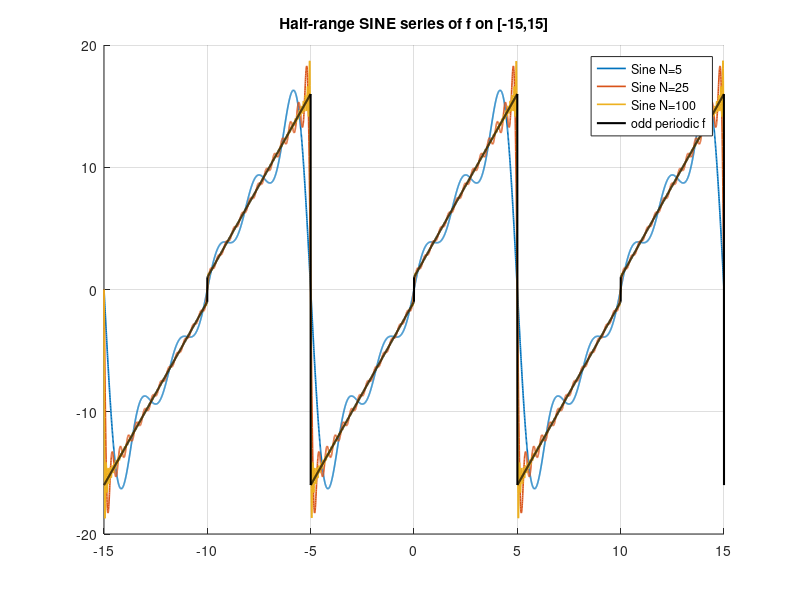
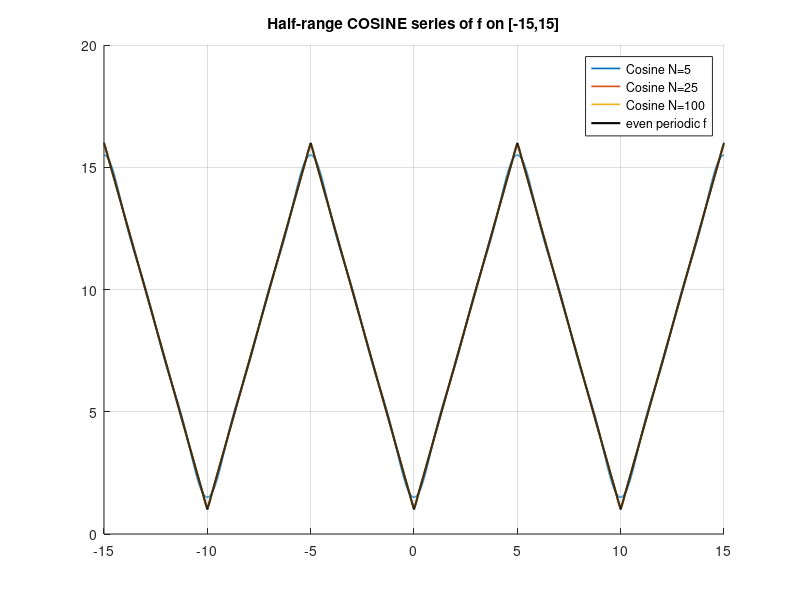

MATLAB code to generate these figures, in order: (Note: this script raises an error after producing the figures.)
%% Problem 3.3.1  f(x)=1+3x on 0<x<5
clear; clc; close all
L = 5;  T = 2*L; % period 10
xs = linspace(-15,15,6000);

% odd (sine) extension:
y = mod(xs+L,T) - L; % map to (-L, L]
f_odd  = (y>0).*(1+3*y) + (y<0).*(3*y-1);  % at y=0 or +/-L the series -> 0
f_even = 1 + 3*abs(y); % even (cosine) extension


% Half-range sine: f(x) ~ sum_{n>=1} b_n sin(n*pi*x/L) on (0,L)
% b_n = (2/(n*pi))*(1 - 16*(-1)^n)
bs = @(n) (2./(n*pi)).*(1 - 16*(-1).^n);

% Half-range cosine: f(x) ~ a0/2 + sum a_n cos(n*pi*x/L) on (0,L)
% a0 = (2/L)int_0^L (1+3x) dx = 17
% a_n = 30*((-1)^n - 1)/(n^2*pi^2) -> = -60/(n^2*pi^2) for n odd, 0 for n even
a0 = 17;
ac = @(n) 30*((-1).^n - 1)./( (n.^2)*(pi^2) );

% partial sums and plots
Ns = [5 25 100];

% Sine series
figure; hold on
for N = Ns
    S = zeros(size(xs));
    for n = 1:N
        S = S + bs(n)*sin(n*pi*xs/L);
    end
    plot(xs,S,'LineWidth',1.2,'DisplayName',sprintf('Sine N=%d',N));
end
plot(xs,f_odd,'k','LineWidth',1.5,'DisplayName','odd periodic f');
title('Half-range SINE series of f on [-15,15]'); grid on; legend show

% Cosine series
figure; hold on
for N = Ns
    C = (a0/2)*ones(size(xs));
    for n = 1:N
        C = C + ac(n)*cos(n*pi*xs/L);
    end
    plot(xs,C,'LineWidth',1.2,'DisplayName',sprintf('Cosine N=%d',N));
end
plot(xs,f_even,'k','LineWidth',1.5,'DisplayName','even periodic f');
title('Half-range COSINE series of f on [-15,15]'); grid on; legend show

%% (c) and (d)
pts = [5 9 22 101];

% helper that returns value of odd/even periodic extensions at points,
% with the convention: at y=0 or +/- L the odd series -> 0; even series -> 1+3*|+/- L| = 16
wrap = @(x) mod(x+L,T)-L;
ypts = wrap(pts);

sine_vals   = (ypts==0 | abs(ypts)==L).*0 + ... % endpoints -> 0
              (ypts>0).*(1+3*ypts) + (ypts<0).*(3*ypts-1);

cosine_vals = 1 + 3*abs(ypts); % endpoints -> 16

disp(table(pts.', ypts.', sine_vals.', cosine_vals.', ...
    'VariableNames', {'x','y_in_(-5,5]','SineSeriesValue','CosineSeriesValue'}));
